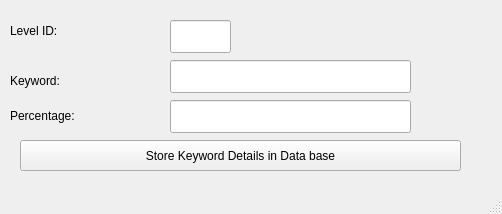
<?xml version="1.0" encoding="UTF-8"?>
<ui version="4.0">
 <class>MainWindow</class>
 <widget class="QMainWindow" name="MainWindow">
  <property name="geometry">
   <rect>
    <x>0</x>
    <y>0</y>
    <width>502</width>
    <height>214</height>
   </rect>
  </property>
  <property name="windowTitle">
   <string>Bloom's Keywords</string>
  </property>
  <widget class="QWidget" name="centralwidget">
   <widget class="QPushButton" name="pushButton">
    <property name="geometry">
     <rect>
      <x>20</x>
      <y>140</y>
      <width>441</width>
      <height>31</height>
     </rect>
    </property>
    <property name="styleSheet">
     <string notr="true">font: 75 13pt &quot;Rockwell&quot;;</string>
    </property>
    <property name="text">
     <string>Store Keyword Details in Data base</string>
    </property>
   </widget>
   <widget class="QLineEdit" name="lineEdit_3">
    <property name="geometry">
     <rect>
      <x>170</x>
      <y>20</y>
      <width>61</width>
      <height>33</height>
     </rect>
    </property>
   </widget>
   <widget class="QLineEdit" name="lineEdit_4">
    <property name="geometry">
     <rect>
      <x>170</x>
      <y>60</y>
      <width>241</width>
      <height>33</height>
     </rect>
    </property>
   </widget>
   <widget class="QLabel" name="label_3">
    <property name="geometry">
     <rect>
      <x>10</x>
      <y>20</y>
      <width>101</width>
      <height>21</height>
     </rect>
    </property>
    <property name="styleSheet">
     <string notr="true">font: 75 13pt &quot;Rockwell&quot;;</string>
    </property>
    <property name="text">
     <string>Level ID:</string>
    </property>
   </widget>
   <widget class="QLabel" name="label_4">
    <property name="geometry">
     <rect>
      <x>10</x>
      <y>70</y>
      <width>141</width>
      <height>21</height>
     </rect>
    </property>
    <property name="styleSheet">
     <string notr="true">font: 75 13pt &quot;Rockwell&quot;;</string>
    </property>
    <property name="text">
     <string>Keyword:</string>
    </property>
   </widget>
   <widget class="QLabel" name="label">
    <property name="geometry">
     <rect>
      <x>0</x>
      <y>0</y>
      <width>511</width>
      <height>201</height>
     </rect>
    </property>
    <property name="text">
     <string/>
    </property>
    <property name="pixmap">
     <pixmap>dsBuffer.bmp.png</pixmap>
    </property>
   </widget>
   <widget class="QLabel" name="label_5">
    <property name="geometry">
     <rect>
      <x>10</x>
      <y>100</y>
      <width>151</width>
      <height>31</height>
     </rect>
    </property>
    <property name="styleSheet">
     <string notr="true">font: 75 13pt &quot;Rockwell&quot;;</string>
    </property>
    <property name="text">
     <string>Percentage:</string>
    </property>
   </widget>
   <widget class="QLineEdit" name="lineEdit_5">
    <property name="geometry">
     <rect>
      <x>170</x>
      <y>100</y>
      <width>241</width>
      <height>33</height>
     </rect>
    </property>
   </widget>
   <zorder>label</zorder>
   <zorder>pushButton</zorder>
   <zorder>lineEdit_3</zorder>
   <zorder>lineEdit_4</zorder>
   <zorder>label_3</zorder>
   <zorder>label_4</zorder>
   <zorder>label_5</zorder>
   <zorder>lineEdit_5</zorder>
  </widget>
  <widget class="QStatusBar" name="statusbar"/>
 </widget>
 <resources/>
 <connections/>
</ui>
